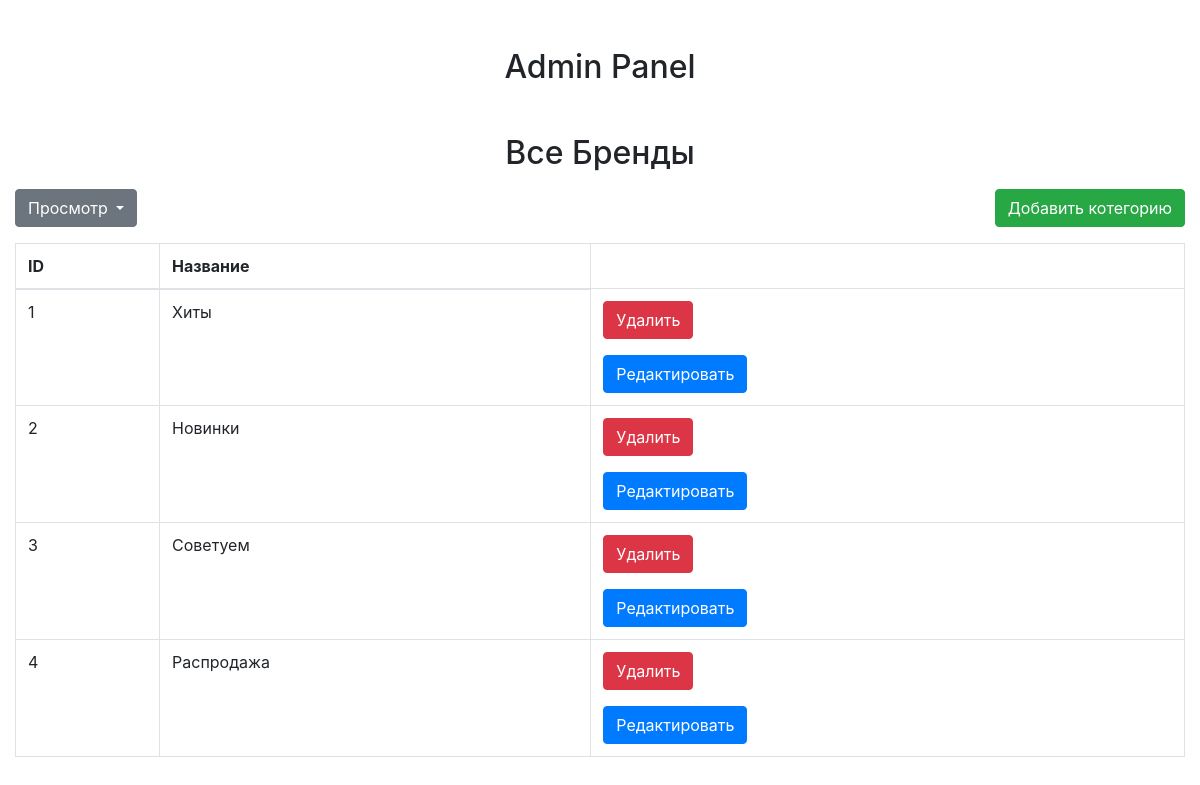
The app's page /admin_panel_category.php with its own data.
### tables this page shows
CREATE TABLE `categories` (
  `id` int(255) NOT NULL,
  `name` varchar(500) DEFAULT NULL
);

### admin_panel_category.php (the view, shortened to what this page needs)
<?php
$servername = "localhost";
$username = "root";
$password = "";
$dbname = "vel";
try {
    $db = new PDO("mysql:host=$servername;dbname=$dbname", $username, $password);
    $db->setAttribute(PDO::ATTR_ERRMODE, PDO::ERRMODE_EXCEPTION);
} catch(PDOException $e) {
    echo "Ошибка подключения: " . $e->getMessage();
    exit;
}
$stmt = $db->query("SELECT * FROM categories");
$categories = $stmt->fetchAll();
?>
<head>
<link rel="stylesheet" href="https://stackpath.bootstrapcdn.com/bootstrap/4.5.2/css/bootstrap.min.css">
<link rel="stylesheet" href="https://stackpath.bootstrapcdn.com/bootstrap/4.5.2/css/bootstrap.min.css">
<body>
<div class="container-fluid">
        <h2 class="text-center mt-5">Admin Panel</h2>
        <h2 class="text-center mt-5">Все Бренды</h2>
        <div class="row mt-3">
            <div class="col-auto">
                <div class="dropdown">
                    <button class="btn btn-secondary dropdown-toggle" type="button" id="dropdownMenuButton" data-toggle="dropdown" aria-expanded="false">
                        Просмотр
                    </button>
                </div>
            </div>
            <div class="col-auto ml-auto">
                <a href="/ИС-4 Ханахян А.А/diploma/add_category.php" class="btn btn-success">Добавить котегорию</a>
            </div>
        </div>
        <div class="row mt-3">
            <div class="col">
                <table class="table table-bordered">
                    <thead>
                        <tr>
                            <th>ID</th>
                            <th>Название</th>
                        </tr>
                    </thead>
                    <tbody>
                        <?php foreach ($categories as $categories): ?>
                            <tr>
                                <td><?php echo $categories['id']; ?></td>
                                <td><?php echo $categories['name']; ?></td>
                                <td>
                                    <form method="post" action="delete_category.php">
                                        <button type="submit" class="btn btn-danger">Удалить</button>
                                    </form>
                                    <a href="edit_product.php?id=<?php echo $categories['id']; ?>" class="btn btn-primary">Редактировать</a>
                                </td>
                            </tr>
                        <?php endforeach; ?>
                    </tbody>
                </table>
            </div>
        </div>
    </div>
</body>

### records on screen
categories: id "1", name "Хиты"
categories: id "2", name "Новинки"
categories: id "3", name "Советуем"
categories: id "4", name "Распродажа"
